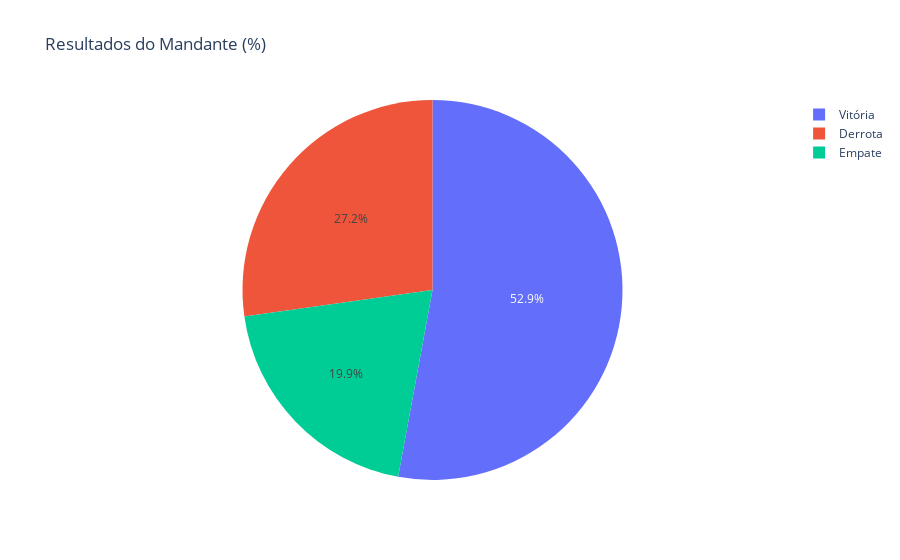

This figure's notebook cell:
### Markdown cell above
### A vantagem de jogar em casa é real?

### Code cell
# Conta quantos jogos os mandantes venceram, empataram ou perderam
resumo_mandante = df_analise['resultado'].value_counts(normalize=True).reset_index()
resumo_mandante.columns = ['resultado', 'percentual']
resumo_mandante['percentual'] = 100 * resumo_mandante['percentual']
print(resumo_mandante)

# Visualização rápida (opcional)
import plotly.express as px
fig = px.pie(resumo_mandante, names='resultado', values='percentual',
             title='Resultados do Mandante (%)')
fig.show()

### Figure 1 — Plotly figure (JSON) as saved in the notebook; plotly's stock layout.template omitted (floating-point values rounded to 4 significant figures)
{"data": [{"domain": {"x": [0, 1], "y": [0, 1]}, "hovertemplate": "resultado=%{label}<br>percentual=%{value}<extra></extra>", "labels": ["Vitória", "Derrota", "Empate"], "legendgroup": "", "name": "", "showlegend": true, "type": "pie", "values": [52.89, 27.23, 19.88]}], "layout": {"legend": {"tracegroupgap": 0}, "title": {"text": "Resultados do Mandante (%)"}}}
